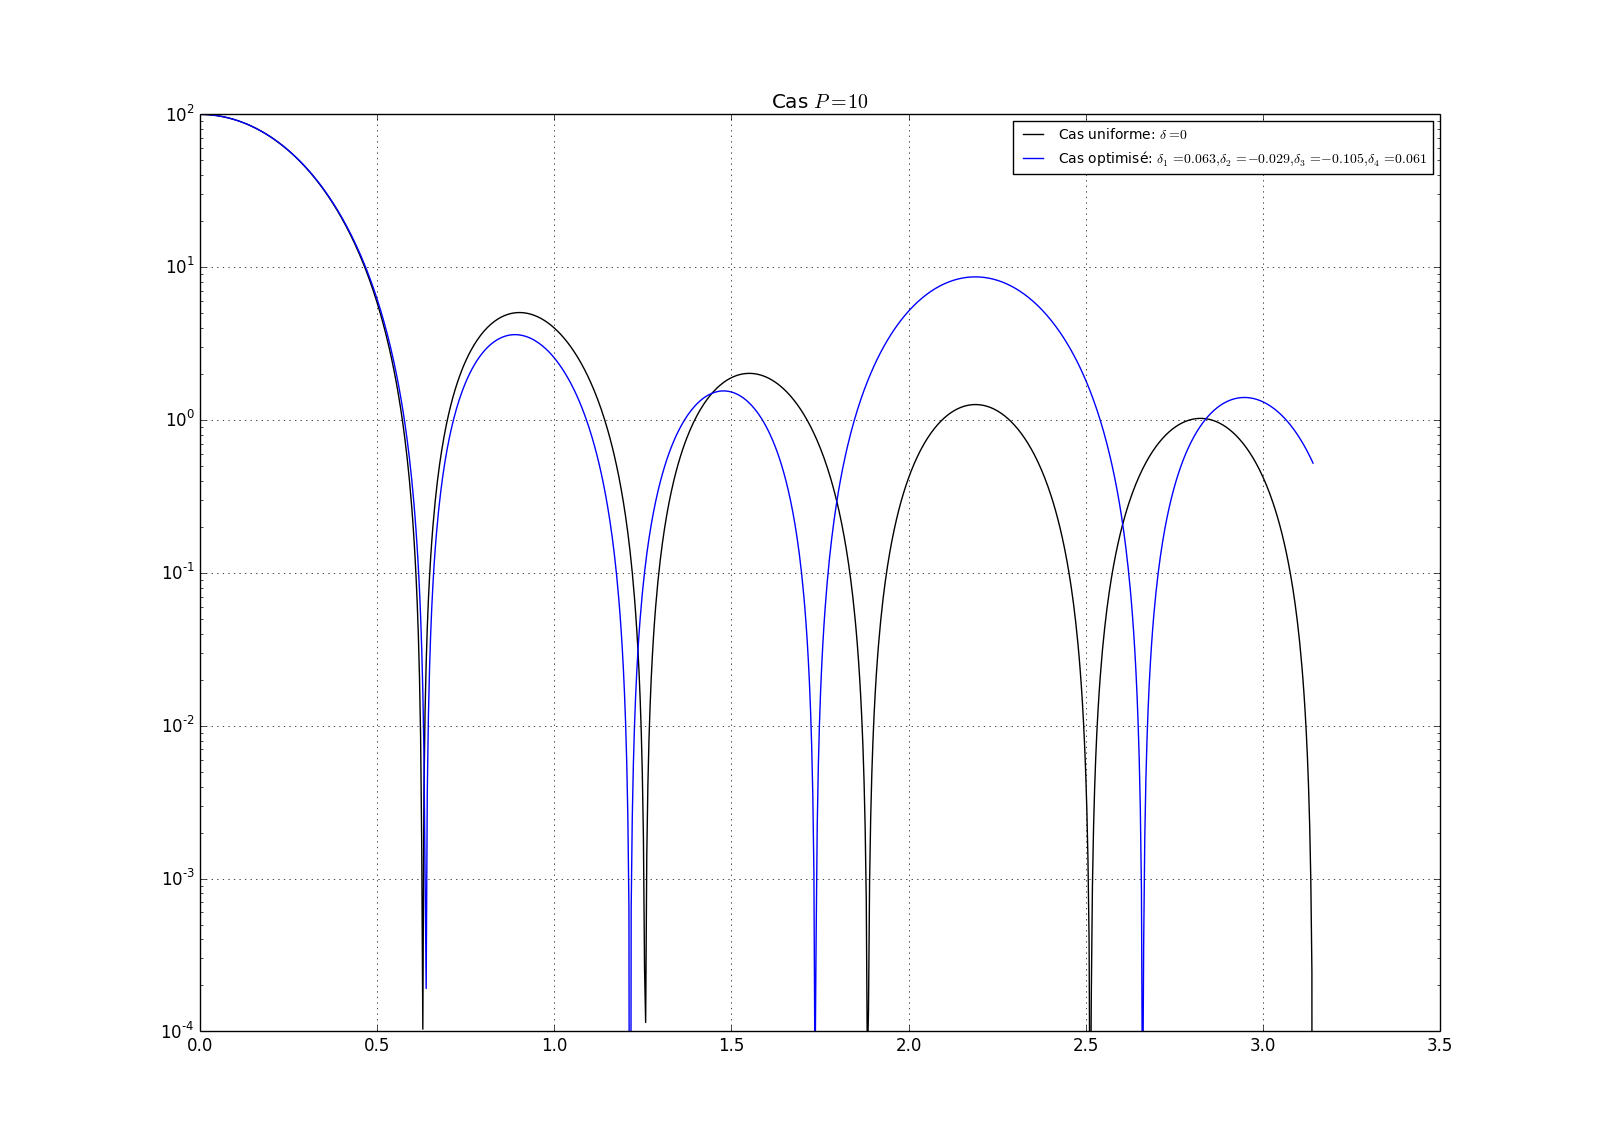

Write the Python code that produced this figure.
# -*- coding: utf-8 -*-
# /usr/bin/python3.5 /home/blackdoe/Dropbox/TSP/CITI/stage1A/resultatsFinaux/P10.py

# Optimisation de réseau d'antennes: ambiguïtés et SNR critique
# Premier problème préliminaire: détermination du réseau optimal

from numpy import sqrt, pi, cos, linspace, amax, amin, zeros, where, squeeze
import matplotlib.pyplot as plt

Npoints, N = 1000, 100
Ndeltas = 2 * N
w = linspace(0, pi, Npoints, endpoint=True)
d = linspace(-0.15, 0, Ndeltas, endpoint=True)

conversion_indice_delta = lambda a: 0.3 * a / (Ndeltas - 1) - 0.15

# Cas P = 10 ###########################################################################################################

print('\nCas P=10\n')

ap1_u, ap2_u, ap3_u, ap4_u, ap5_u = 1/4, 3/4, 5/4, 7/4, 9/4
ap1 = ap1_u
ap2 = ap2_u
ap3 = ap3_u
ap4 = ap4_u
ap5 = sqrt(165/16 - ap1**2 - ap2**2 - ap3**2 - ap4**2)
g10 = lambda w: 4 * (cos(2*ap1*w) + cos(2*ap2*w) + cos(2*ap3*w) + cos(2*ap4*w) + cos(2*ap5*w)) ** 2
g10_u = lambda w: 4 * (cos(2*ap1_u*w) + cos(2*ap2_u*w) + cos(2*ap3_u*w) + cos(2*ap4_u*w) + cos(2*ap5_u*w)) ** 2

# Détermination du cas optimisé:

A10 = zeros((Ndeltas,Ndeltas,Ndeltas,Ndeltas))  # Matrice de stockage des maxima de lobes secondaires.
# Ligne i : même valeur de delta1
# Colonne j: même valeur de delta2
# Dimensions k,l: mêmes valeur de delta3, delta4 respectivement

i,j,k, l = 0,0,0,0
for delta1 in d:
    for delta2 in d:
        for delta3 in d:
            for delta4 in d:
                ap1 = ap1_u + delta1
                ap2 = ap2_u + delta2
                ap3 = ap3_u + delta3
                ap4 = ap4_u + delta4
                ap5 = sqrt(165/16 - ap1 ** 2 - ap2 ** 2 - ap3 ** 2 - ap4 ** 2)
                u = g10(w)
                u[w < 2 * pi/10] = 0  # Annule les valeurs du lobe principal. Critère approximatif
                A10[i,j,k,l] = amax(u)
                l += 1
            k += 1
            l = 0
        j += 1
        k = 0
        l = 0
    i += 1
    j = 0
    k = 0
    l = 0

# Détermination du maximum dans le cas uniforme

u = g10_u(w)
u[w < 2 * pi/10] = 0
A10u = amax(u)

# Détermination du delta optimal, calcul des api optimisés en fonction de la position dans A8 du min des amplitudes

delta1_o = conversion_indice_delta(squeeze(where(A10 == amin(A10)))[0])
delta2_o = conversion_indice_delta(squeeze(where(A10 == amin(A10)))[1])
delta3_o = conversion_indice_delta(squeeze(where(A10 == amin(A10)))[2])
delta4_o = conversion_indice_delta(squeeze(where(A10 == amin(A10)))[3])

ap1 = ap1_u + delta1_o
ap2 = ap2_u + delta2_o
ap3 = ap3_u + delta3_o
ap4 = ap4_u + delta4_o
ap5 = sqrt(165/16 - ap1 ** 2 - ap2 ** 2 - ap3 ** 2 - ap4 ** 2)

print('ap1 = ', ap1, '\nap2 = ', ap2, '\nap3 = ', ap3, '\nap4 = ', ap4, '\nap5 = ', ap5)

# Résultat

print('\nRéseau uniforme:\nA_0 = ',(10 ** 2),'\nA_1 = ',amin(A10u),'\nA_0 / A_1 = ', (10 ** 2)/amin(A10u))
print('\nRéseau optimisé:\nA_0 = ',(10 ** 2),'\nA_1 = ',amin(A10),'\nA_0 / A_1 = ', (10 ** 2)/amin(A10))

# Tracé de g10(omega) en log sur y

figP10 = plt.figure()

# Tracé pour le cas uniforme

plt.semilogy(w, g10_u(w), color='black', label='Cas uniforme: $\delta = 0$')

# Tracé pour le cas optimisé

plt.semilogy(w, g10(w), label='Cas optimisé: $\delta_1 = {:.3f}, \delta_2 = {:.3f}, \delta_3 = {:.3f}, \delta_4 = {:.3f}$'.format(delta1_o,delta2_o,delta3_o,delta4_o))

plt.ylim((1e-4, 1e2))
plt.title('Cas $P=10$')
plt.hold(True)
plt.grid(True)
plt.legend(loc='upper right', fontsize='small')

########################################################################################################################

# Tracé final de toutes les courbes

plt.show()
